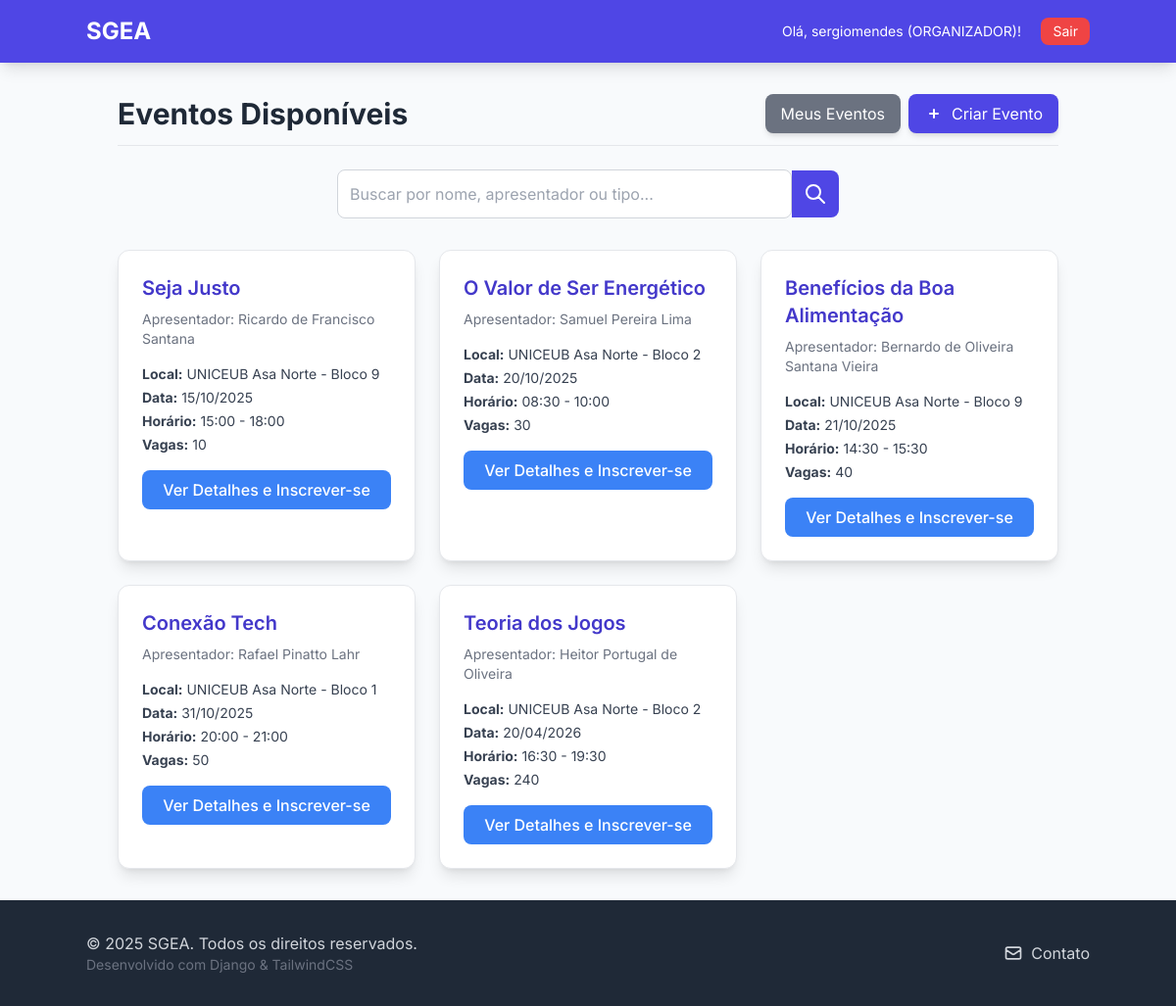
The app's page /eventos/ (signed in) with its own data.
### users/models.py (models this page shows, shortened)
class Usuario(AbstractUser):
    telefone = models.CharField(max_length=15, verbose_name='Telefone', blank=True, null=True)
    instituicao_ensino = models.CharField(
        max_length=100,
        verbose_name='Instituição de Ensino',
        blank=True,
        null=True
    )
    PERFIL_CHOICES = (
        ('ALUNO', 'Aluno'),
        ('PROFESSOR', 'Professor'),
        ('ORGANIZADOR', 'Organizador'),
    )
    perfil = models.CharField(
        max_length=15,
        choices=PERFIL_CHOICES,
        default='ALUNO',
        verbose_name='Perfil'
    )
    data_registro = models.DateTimeField(auto_now_add=True)
    class Meta:
        verbose_name = 'Usuário'
        verbose_name_plural = 'Usuários'

### events/models.py (models this page shows, shortened)
class Evento(models.Model):
    TIPO_CHOICES = (
        ('SEMINARIO', 'Seminário'),
        ('PALESTRA', 'Palestra'),
        ('MINICURSO', 'Minicurso'),
        ('SEMANA', 'Semana Acadêmica'),
    )
    nome_evento = models.CharField(max_length=255)
    apresentador = models.CharField(max_length=255)
    tipo_evento = models.CharField(max_length=50, choices=TIPO_CHOICES)
    data = models.DateField()
    horario_inicio = models.TimeField()
    horario_fim = models.TimeField()
    local = models.CharField(max_length=255)
    qtd_participantes = models.IntegerField(default=0)
    organizador_responsavel = models.ForeignKey(
        Usuario,
        on_delete=models.CASCADE,
        limit_choices_to={'perfil': 'ORGANIZADOR'} # Garante que apenas organizadores possam ser selecionados
    )

### events/views.py (the view)
# urls.py: path('', views.EventListView.as_view(), name='event_list'),
class EventListView(ListView):
    model = Evento
    template_name = 'events/event_list.html'
    context_object_name = 'object_list'
    def get_queryset(self):
        queryset = Evento.objects.all().order_by('data')
        query = self.request.GET.get('q')
        if query:
            queryset = queryset.filter(Q(nome_evento__icontains=query) | Q(apresentador__icontains=query) | Q(tipo_evento__icontains=query)).distinct()
        return queryset

### events/templates/events/event_list.html (shortened to what this page needs)
{% load static %}
<!DOCTYPE html>
<html lang="pt-br">
<head>
    <script src="https://cdn.tailwindcss.com"></script>
    <link rel="stylesheet" href="{% static 'css/base.css' %}">
</head>
<body>
    <nav class="p-4 shadow-lg">
        <div class="container mx-auto flex justify-between items-center">
            <a href="{% url 'inicio:home' %}" class="text-2xl font-bold text-white">SGEA</a>
            <div class="space-x-4">
                {% if user.is_authenticated %}
                    <span class="text-white text-sm">Olá, {{ user.username }} ({{ user.perfil }})!</span>
                    <form class="inline" method="post" action="{% url 'logout' %}">
                        <button type="submit" class="bg-red-500 hover:bg-red-600 text-white px-3 py-1 rounded-lg text-sm transition duration-200">Sair</button>
                    </form>
                {% endif %}
            </div>
        </div>
    </nav>
    <main class="container mx-auto p-4 md:p-8">
        <div class="flex justify-between items-center mb-6 border-b pb-3">
            <h2 class="text-3xl font-bold text-gray-800">Eventos Disponíveis</h2>
            {% if user.is_authenticated %}
                {% if user.perfil == 'ORGANIZADOR' %}
                    <div class="flex space-x-2">
                        <a href="{% url 'events:my_event_list' %}" class="flex items-center space-x-2 bg-gray-500 hover:bg-gray-600 text-white px-4 py-2 rounded-lg shadow-md transition duration-200"><span>Meus Eventos</span></a>
                        <a href="{% url 'events:event_create' %}" class="flex items-center space-x-2 bg-indigo-600 hover:bg-indigo-700 text-white px-4 py-2 rounded-lg shadow-md transition duration-200"><svg xmlns="http://www.w3.org/2000/svg" class="h-5 w-5" viewBox="0 0 20 20" fill="currentColor"><path fill-rule="evenodd" d="M10 5a1 1 0 011 1v3h3a1 1 0 110 2h-3v3a1 1 0 11-2 0v-3H6a1 1 0 110-2h3V6a1 1 0 011-1z" clip-rule="evenodd" /></svg><span>Criar Evento</span></a>
                    </div>
                {% elif user.perfil == 'ALUNO' or user.perfil == 'PROFESSOR' %}
                    <a href="{% url 'events:my_inscriptions' %}" class="flex items-center space-x-2 bg-indigo-600 hover:bg-indigo-700 text-white px-4 py-2 rounded-lg shadow-md transition duration-200"><span>Minhas Inscrições</span></a>
                {% endif %}
            {% endif %}
        </div>
        <div class="mb-8">
            <form method="get" action="" class="flex items-center w-full max-w-lg mx-auto">
                <input type="text" name="q" value="{{ request.GET.q }}" placeholder="Buscar por nome, apresentador ou tipo..." class="w-full p-3 border border-gray-300 rounded-l-lg focus:outline-none focus:ring-2 focus:ring-indigo-500 transition duration-150">
                <button type="submit" class="bg-indigo-600 hover:bg-indigo-700 text-white p-3 rounded-r-lg">
                    <svg class="w-6 h-6" fill="none" stroke="currentColor" viewBox="0 0 24 24" xmlns="http://www.w3.org/2000/svg"><path stroke-linecap="round" stroke-linejoin="round" stroke-width="2" d="M21 21l-6-6m2-5a7 7 0 11-14 0 7 7 0 0114 0z"></path></svg>
                </button>
            </form>
        </div>
        {% if object_list %}
            <div class="grid grid-cols-1 md:grid-cols-2 lg:grid-cols-3 gap-6">
                {% for evento in object_list %}
                    <div class="bg-white p-6 rounded-xl shadow-lg hover:shadow-xl transition duration-300 border border-gray-200">
                        <h3 class="text-xl font-semibold text-indigo-700 mb-2">{{ evento.nome_evento }}</h3>
                        <p class="text-gray-500 text-sm mb-4">Apresentador: {{ evento.apresentador }}</p>
                        <div class="space-y-1 text-sm text-gray-700">
                            <p><strong>Local:</strong> {{ evento.local }}</p>
                            <p><strong>Data:</strong> {{ evento.data|date:"d/m/Y" }}</p>
                            <p><strong>Horário:</strong> {{ evento.horario_inicio|time:"H:i" }} - {{ evento.horario_fim|time:"H:i" }}</p>
                            <p><strong>Vagas:</strong> {{ evento.qtd_participantes }}</p>
                        </div>
                        <div class="mt-4">
                            <a href="{% url 'events:event_detail' pk=evento.pk %}" class="w-full inline-block text-center bg-blue-500 hover:bg-blue-600 text-white font-medium py-2 rounded-lg transition duration-200">Ver Detalhes e Inscrever-se</a>
                        </div>
                    </div>
                {% endfor %}
            </div>
        {% endif %}
    </main>
    {% include 'inicio/partials/footer.html' %}
</body>
</html>

### sgea_core/static/css/base.css (style rules this page uses)
html { height: 100%; }
body { display: flex; flex-direction: column; min-height: 100%; font-family: 'Inter', sans-serif; margin: 0; padding: 0; box-sizing: border-box; -webkit-font-smoothing: antialiased; background-color: #f8fafc; }
main { flex-grow: 1; }
nav { background-color: #4f46e5; }
a { transition: color 0.2s; }
input:not([type="checkbox"]):not([type="radio"]), select, textarea { width: 100%; }
input[type="text"], input[type="password"], input[type="email"], input[type="number"], input[type="date"], input[type="time"], select { width: 100%; padding: 0.75rem; border: 1px solid #d1d5db; border-radius: 0.5rem; outline: none; transition: box-shadow 0.15s, border-color 0.15s; }

### records on screen
Usuario: username "sergiomendes", perfil "ORGANIZADOR"
Evento: nome_evento "Seja Justo", apresentador "Ricardo de Francisco Santana", local "UNICEUB Asa Norte - Bloco 9", data "15/10/2025", horario_inicio "15:00", horario_fim "18:00", qtd_participantes "10"
Evento: nome_evento "O Valor de Ser Energético", apresentador "Samuel Pereira Lima", local "UNICEUB Asa Norte - Bloco 2", data "20/10/2025", horario_inicio "08:30", horario_fim "10:00", qtd_participantes "30"
Evento: nome_evento "Benefícios da Boa Alimentação", apresentador "Bernardo de Oliveira Santana Vieira", local "UNICEUB Asa Norte - Bloco 9", data "21/10/2025", horario_inicio "14:30", horario_fim "15:30", qtd_participantes "40"
Evento: nome_evento "Conexão Tech", apresentador "Rafael Pinatto Lahr", local "UNICEUB Asa Norte - Bloco 1", data "31/10/2025", horario_inicio "20:00", horario_fim "21:00", qtd_participantes "50"
Evento: nome_evento "Teoria dos Jogos", apresentador "Heitor Portugal de Oliveira", local "UNICEUB Asa Norte - Bloco 2", data "20/04/2026", horario_inicio "16:30", horario_fim "19:30", qtd_participantes "240"
